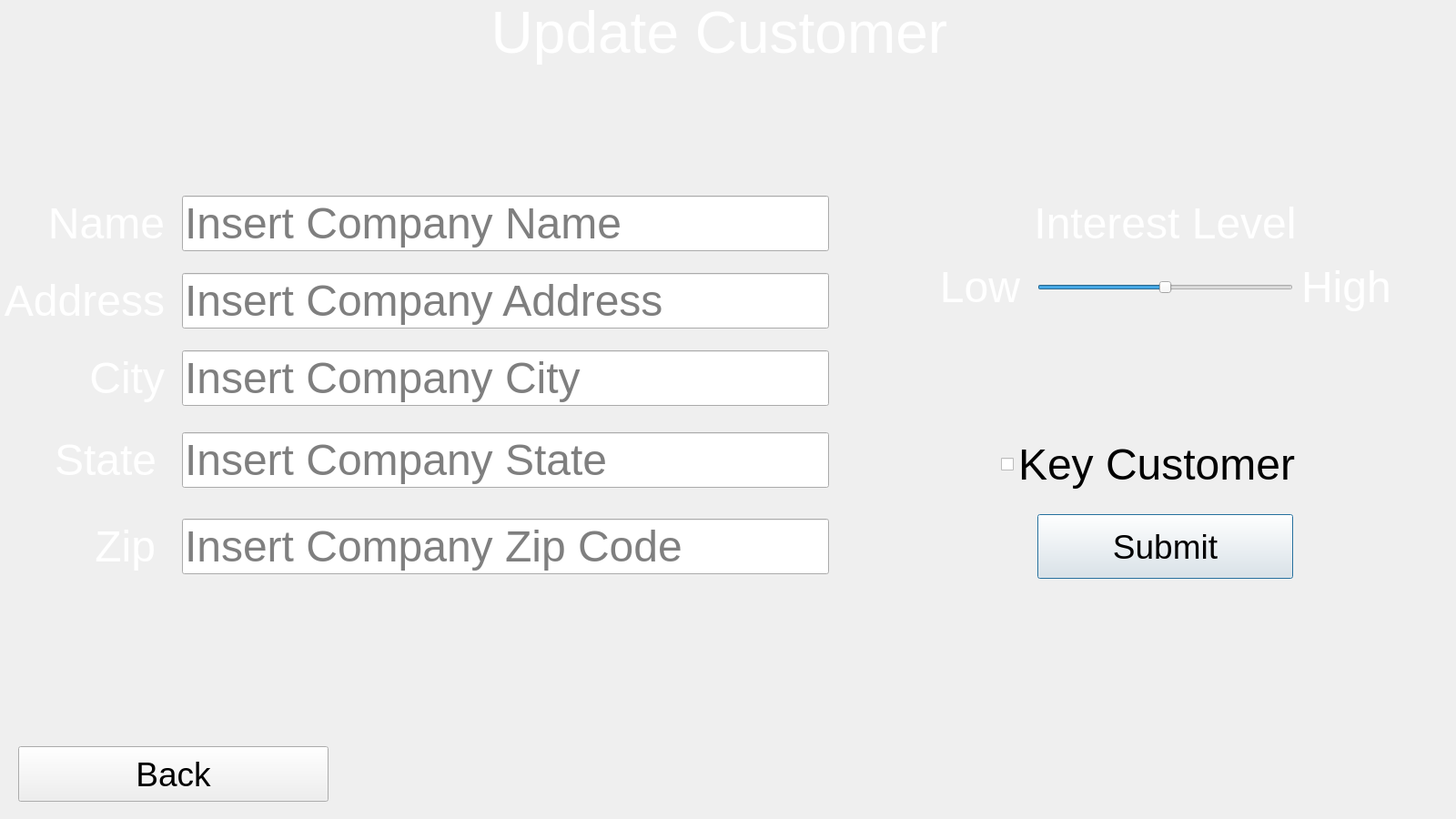
<?xml version="1.0" encoding="UTF-8"?>
<ui version="4.0">
 <class>EditCustomer</class>
 <widget class="QDialog" name="EditCustomer">
  <property name="geometry">
   <rect>
    <x>0</x>
    <y>0</y>
    <width>1600</width>
    <height>900</height>
   </rect>
  </property>
  <property name="windowTitle">
   <string>Dialog</string>
  </property>
  <widget class="QLabel" name="label_6">
   <property name="geometry">
    <rect>
     <x>1030</x>
     <y>285</y>
     <width>91</width>
     <height>61</height>
    </rect>
   </property>
   <property name="font">
    <font>
     <pointsize>8</pointsize>
    </font>
   </property>
   <property name="text">
    <string>&lt;html&gt;&lt;head/&gt;&lt;body&gt;&lt;p&gt;&lt;span style=&quot; font-size:36pt; color:#ffffff;&quot;&gt;Low&lt;/span&gt;&lt;/p&gt;&lt;/body&gt;&lt;/html&gt;</string>
   </property>
   <property name="alignment">
    <set>Qt::AlignRight|Qt::AlignTrailing|Qt::AlignVCenter</set>
   </property>
  </widget>
  <widget class="QLabel" name="label_5">
   <property name="geometry">
    <rect>
     <x>50</x>
     <y>565</y>
     <width>121</width>
     <height>71</height>
    </rect>
   </property>
   <property name="font">
    <font>
     <pointsize>10</pointsize>
    </font>
   </property>
   <property name="text">
    <string>&lt;html&gt;&lt;head/&gt;&lt;body&gt;&lt;p&gt;&lt;span style=&quot; font-size:36pt; color:#ffffff;&quot;&gt;Zip&lt;/span&gt;&lt;/p&gt;&lt;/body&gt;&lt;/html&gt;</string>
   </property>
   <property name="alignment">
    <set>Qt::AlignRight|Qt::AlignTrailing|Qt::AlignVCenter</set>
   </property>
  </widget>
  <widget class="QSlider" name="InterestSlider">
   <property name="geometry">
    <rect>
     <x>1140</x>
     <y>295</y>
     <width>281</width>
     <height>41</height>
    </rect>
   </property>
   <property name="maximum">
    <number>2</number>
   </property>
   <property name="sliderPosition">
    <number>1</number>
   </property>
   <property name="orientation">
    <enum>Qt::Horizontal</enum>
   </property>
  </widget>
  <widget class="QLabel" name="label_3">
   <property name="geometry">
    <rect>
     <x>50</x>
     <y>385</y>
     <width>131</width>
     <height>61</height>
    </rect>
   </property>
   <property name="font">
    <font>
     <pointsize>10</pointsize>
    </font>
   </property>
   <property name="text">
    <string>&lt;html&gt;&lt;head/&gt;&lt;body&gt;&lt;p&gt;&lt;span style=&quot; font-size:36pt; color:#ffffff;&quot;&gt;City&lt;/span&gt;&lt;/p&gt;&lt;/body&gt;&lt;/html&gt;</string>
   </property>
   <property name="alignment">
    <set>Qt::AlignRight|Qt::AlignTrailing|Qt::AlignVCenter</set>
   </property>
  </widget>
  <widget class="QLabel" name="label_4">
   <property name="geometry">
    <rect>
     <x>60</x>
     <y>475</y>
     <width>111</width>
     <height>61</height>
    </rect>
   </property>
   <property name="font">
    <font>
     <pointsize>10</pointsize>
    </font>
   </property>
   <property name="text">
    <string>&lt;html&gt;&lt;head/&gt;&lt;body&gt;&lt;p&gt;&lt;span style=&quot; font-size:36pt; color:#ffffff;&quot;&gt;State&lt;/span&gt;&lt;/p&gt;&lt;/body&gt;&lt;/html&gt;</string>
   </property>
   <property name="alignment">
    <set>Qt::AlignRight|Qt::AlignTrailing|Qt::AlignVCenter</set>
   </property>
  </widget>
  <widget class="QLabel" name="label_7">
   <property name="geometry">
    <rect>
     <x>1130</x>
     <y>215</y>
     <width>301</width>
     <height>61</height>
    </rect>
   </property>
   <property name="font">
    <font>
     <pointsize>36</pointsize>
    </font>
   </property>
   <property name="text">
    <string>&lt;html&gt;&lt;head/&gt;&lt;body&gt;&lt;p&gt;&lt;span style=&quot; color:#ffffff;&quot;&gt;Interest Level&lt;/span&gt;&lt;/p&gt;&lt;/body&gt;&lt;/html&gt;</string>
   </property>
   <property name="alignment">
    <set>Qt::AlignCenter</set>
   </property>
  </widget>
  <widget class="QLineEdit" name="stateLineEdit">
   <property name="geometry">
    <rect>
     <x>200</x>
     <y>475</y>
     <width>711</width>
     <height>61</height>
    </rect>
   </property>
   <property name="font">
    <font>
     <pointsize>36</pointsize>
    </font>
   </property>
   <property name="placeholderText">
    <string>Insert Company State</string>
   </property>
  </widget>
  <widget class="QLabel" name="label">
   <property name="geometry">
    <rect>
     <x>40</x>
     <y>215</y>
     <width>141</width>
     <height>61</height>
    </rect>
   </property>
   <property name="font">
    <font>
     <pointsize>10</pointsize>
    </font>
   </property>
   <property name="text">
    <string>&lt;html&gt;&lt;head/&gt;&lt;body&gt;&lt;p&gt;&lt;span style=&quot; font-size:36pt; color:#ffffff;&quot;&gt;Name&lt;/span&gt;&lt;/p&gt;&lt;/body&gt;&lt;/html&gt;</string>
   </property>
   <property name="alignment">
    <set>Qt::AlignRight|Qt::AlignTrailing|Qt::AlignVCenter</set>
   </property>
  </widget>
  <widget class="QLabel" name="label_9">
   <property name="geometry">
    <rect>
     <x>0</x>
     <y>0</y>
     <width>1581</width>
     <height>71</height>
    </rect>
   </property>
   <property name="font">
    <font>
     <pointsize>14</pointsize>
    </font>
   </property>
   <property name="text">
    <string>&lt;html&gt;&lt;head/&gt;&lt;body&gt;&lt;p&gt;&lt;span style=&quot; font-size:48pt; color:#ffffff;&quot;&gt;Update Customer&lt;/span&gt;&lt;/p&gt;&lt;/body&gt;&lt;/html&gt;</string>
   </property>
   <property name="alignment">
    <set>Qt::AlignCenter</set>
   </property>
  </widget>
  <widget class="QLabel" name="label_8">
   <property name="geometry">
    <rect>
     <x>1430</x>
     <y>275</y>
     <width>111</width>
     <height>81</height>
    </rect>
   </property>
   <property name="font">
    <font>
     <pointsize>8</pointsize>
    </font>
   </property>
   <property name="text">
    <string>&lt;html&gt;&lt;head/&gt;&lt;body&gt;&lt;p&gt;&lt;span style=&quot; font-size:36pt; color:#ffffff;&quot;&gt;High&lt;/span&gt;&lt;/p&gt;&lt;/body&gt;&lt;/html&gt;</string>
   </property>
  </widget>
  <widget class="QPushButton" name="pushButton">
   <property name="geometry">
    <rect>
     <x>1140</x>
     <y>565</y>
     <width>281</width>
     <height>71</height>
    </rect>
   </property>
   <property name="font">
    <font>
     <pointsize>28</pointsize>
    </font>
   </property>
   <property name="text">
    <string>Submit</string>
   </property>
  </widget>
  <widget class="QLineEdit" name="zipLineEdit">
   <property name="geometry">
    <rect>
     <x>200</x>
     <y>570</y>
     <width>711</width>
     <height>61</height>
    </rect>
   </property>
   <property name="font">
    <font>
     <pointsize>36</pointsize>
    </font>
   </property>
   <property name="placeholderText">
    <string>Insert Company Zip Code</string>
   </property>
  </widget>
  <widget class="QLineEdit" name="addressLineEdit">
   <property name="geometry">
    <rect>
     <x>200</x>
     <y>300</y>
     <width>711</width>
     <height>61</height>
    </rect>
   </property>
   <property name="font">
    <font>
     <pointsize>36</pointsize>
    </font>
   </property>
   <property name="placeholderText">
    <string>Insert Company Address</string>
   </property>
  </widget>
  <widget class="QCheckBox" name="keyCheckBox">
   <property name="geometry">
    <rect>
     <x>1100</x>
     <y>475</y>
     <width>361</width>
     <height>71</height>
    </rect>
   </property>
   <property name="palette">
    <palette>
     <active>
      <colorrole role="WindowText">
       <brush brushstyle="SolidPattern">
        <color alpha="255">
         <red>255</red>
         <green>255</green>
         <blue>255</blue>
        </color>
       </brush>
      </colorrole>
     </active>
     <inactive>
      <colorrole role="WindowText">
       <brush brushstyle="SolidPattern">
        <color alpha="255">
         <red>0</red>
         <green>0</green>
         <blue>0</blue>
        </color>
       </brush>
      </colorrole>
     </inactive>
     <disabled>
      <colorrole role="WindowText">
       <brush brushstyle="SolidPattern">
        <color alpha="255">
         <red>120</red>
         <green>120</green>
         <blue>120</blue>
        </color>
       </brush>
      </colorrole>
     </disabled>
    </palette>
   </property>
   <property name="font">
    <font>
     <pointsize>36</pointsize>
     <kerning>true</kerning>
    </font>
   </property>
   <property name="focusPolicy">
    <enum>Qt::StrongFocus</enum>
   </property>
   <property name="contextMenuPolicy">
    <enum>Qt::DefaultContextMenu</enum>
   </property>
   <property name="acceptDrops">
    <bool>false</bool>
   </property>
   <property name="text">
    <string>Key Customer</string>
   </property>
   <property name="iconSize">
    <size>
     <width>32</width>
     <height>32</height>
    </size>
   </property>
   <property name="shortcut">
    <string/>
   </property>
   <property name="checked">
    <bool>false</bool>
   </property>
  </widget>
  <widget class="QLabel" name="label_2">
   <property name="geometry">
    <rect>
     <x>0</x>
     <y>300</y>
     <width>181</width>
     <height>61</height>
    </rect>
   </property>
   <property name="font">
    <font>
     <pointsize>10</pointsize>
    </font>
   </property>
   <property name="text">
    <string>&lt;html&gt;&lt;head/&gt;&lt;body&gt;&lt;p&gt;&lt;span style=&quot; font-size:36pt; color:#ffffff;&quot;&gt;Address&lt;/span&gt;&lt;/p&gt;&lt;/body&gt;&lt;/html&gt;</string>
   </property>
   <property name="alignment">
    <set>Qt::AlignRight|Qt::AlignTrailing|Qt::AlignVCenter</set>
   </property>
  </widget>
  <widget class="QLabel" name="label_10">
   <property name="geometry">
    <rect>
     <x>0</x>
     <y>0</y>
     <width>1601</width>
     <height>901</height>
    </rect>
   </property>
   <property name="text">
    <string/>
   </property>
   <property name="pixmap">
    <pixmap>CUSTOM IMAGES/mt-fuji-is-a-wi-fi-hotspot1.jpeg</pixmap>
   </property>
   <property name="scaledContents">
    <bool>true</bool>
   </property>
  </widget>
  <widget class="QLineEdit" name="cityLineEdit">
   <property name="geometry">
    <rect>
     <x>200</x>
     <y>385</y>
     <width>711</width>
     <height>61</height>
    </rect>
   </property>
   <property name="font">
    <font>
     <pointsize>36</pointsize>
    </font>
   </property>
   <property name="placeholderText">
    <string>Insert Company City</string>
   </property>
  </widget>
  <widget class="QLineEdit" name="nameLineEdit">
   <property name="geometry">
    <rect>
     <x>200</x>
     <y>215</y>
     <width>711</width>
     <height>61</height>
    </rect>
   </property>
   <property name="font">
    <font>
     <pointsize>36</pointsize>
    </font>
   </property>
   <property name="placeholderText">
    <string>Insert Company Name</string>
   </property>
  </widget>
  <widget class="QPushButton" name="pushButton_2">
   <property name="geometry">
    <rect>
     <x>20</x>
     <y>820</y>
     <width>341</width>
     <height>61</height>
    </rect>
   </property>
   <property name="font">
    <font>
     <pointsize>28</pointsize>
    </font>
   </property>
   <property name="text">
    <string>Back</string>
   </property>
  </widget>
  <zorder>label_10</zorder>
  <zorder>label_6</zorder>
  <zorder>label_5</zorder>
  <zorder>InterestSlider</zorder>
  <zorder>label_3</zorder>
  <zorder>label_4</zorder>
  <zorder>label_7</zorder>
  <zorder>stateLineEdit</zorder>
  <zorder>label</zorder>
  <zorder>label_9</zorder>
  <zorder>label_8</zorder>
  <zorder>pushButton</zorder>
  <zorder>zipLineEdit</zorder>
  <zorder>addressLineEdit</zorder>
  <zorder>keyCheckBox</zorder>
  <zorder>label_2</zorder>
  <zorder>cityLineEdit</zorder>
  <zorder>nameLineEdit</zorder>
  <zorder>pushButton_2</zorder>
 </widget>
 <resources/>
 <connections/>
</ui>
